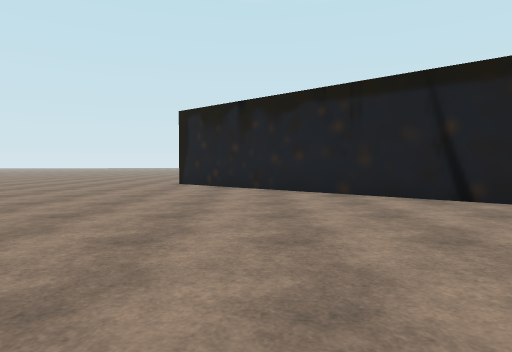
View 1 (above)

20 first-person views from a walk through a level from a Godot 3-D game. The camera is 1.2 m above the floor, tilts 2° down and sees 75° across. The floor is counted in squares, 2 m on a side. Each view is taken from the middle of a square. On the plan, view 1 faces up. The plan holds only what a view shows up to about 10 squares ahead; the rest is blank. The place goes on beyond the plan. Characters and animated objects are not drawn. Some surface patterns are stand-ins.

View 2
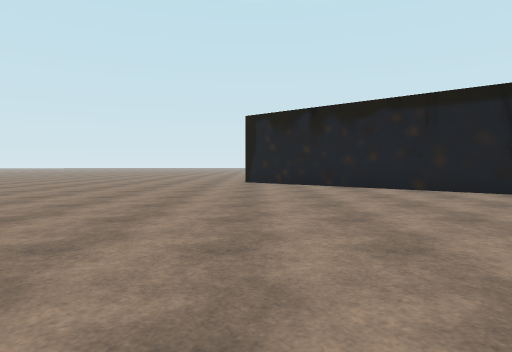

View 3
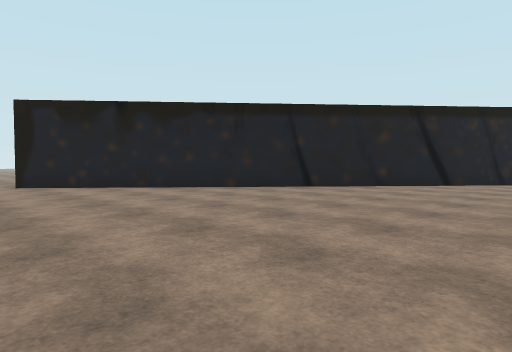

View 4
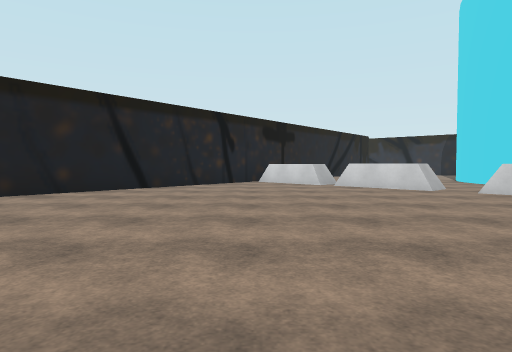

View 5
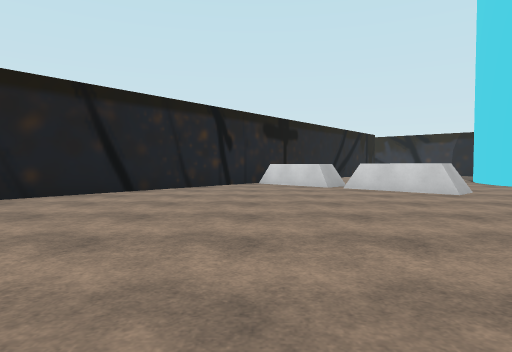

View 6
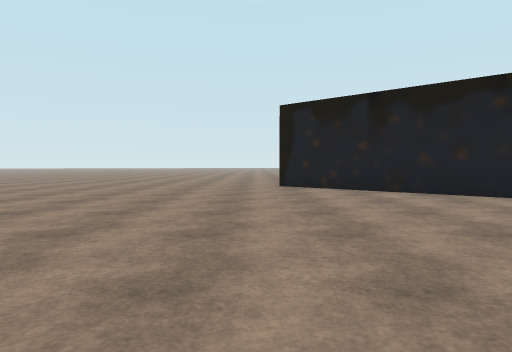

View 7
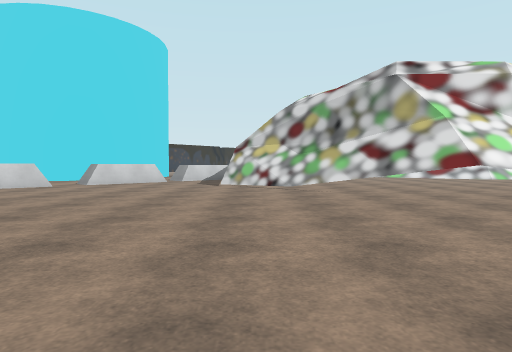

View 8
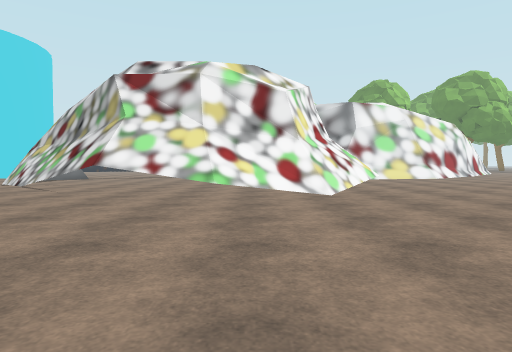

View 9
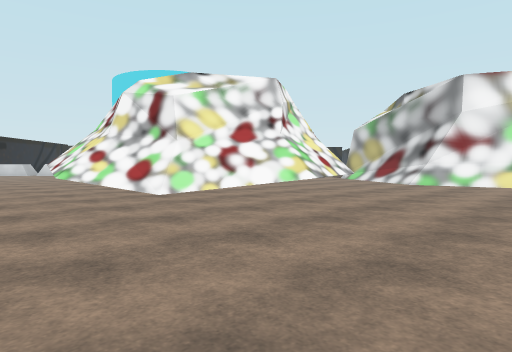

View 10
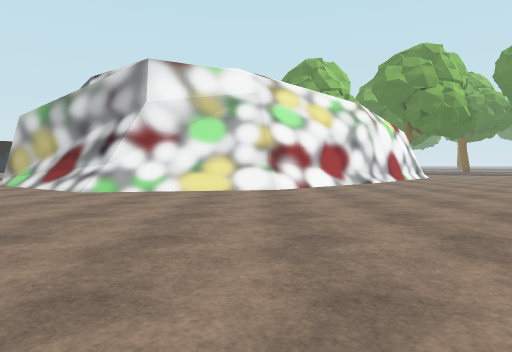

View 11
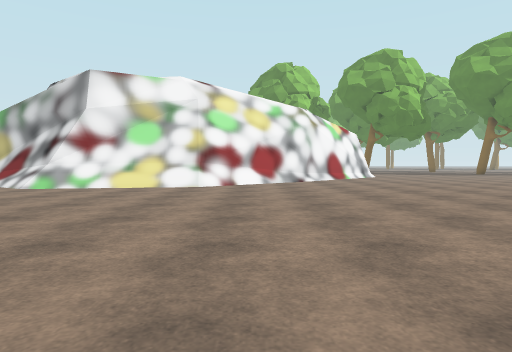

View 12
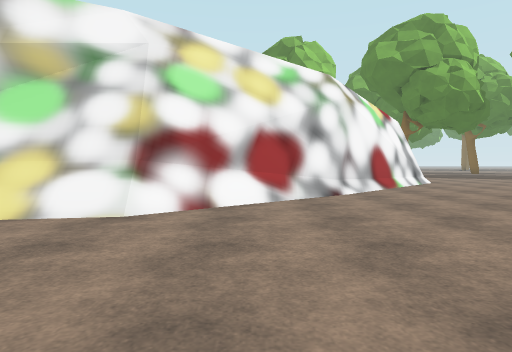

View 13
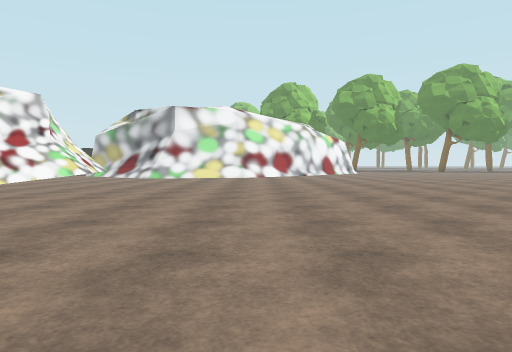

View 14
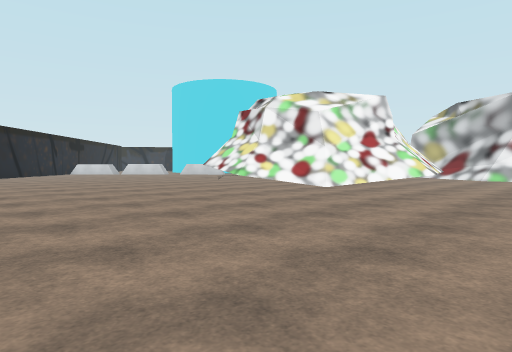

View 15
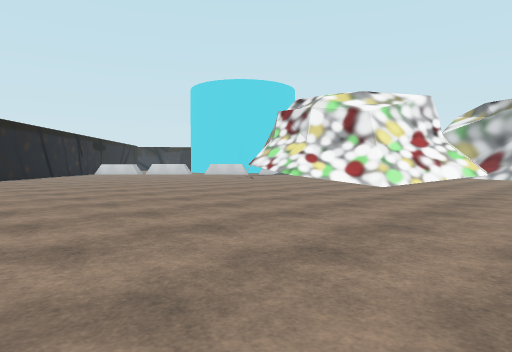

View 16
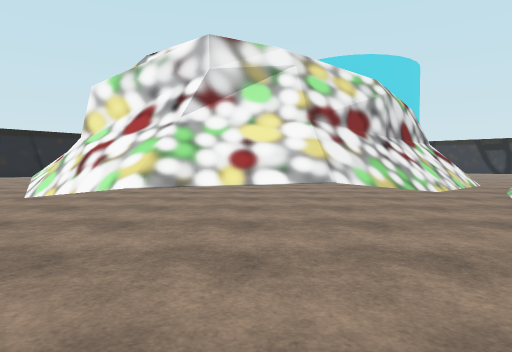

View 17
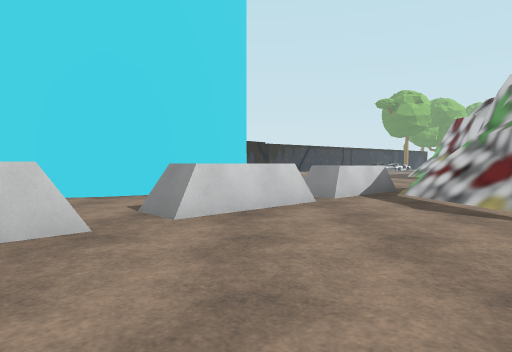

View 18
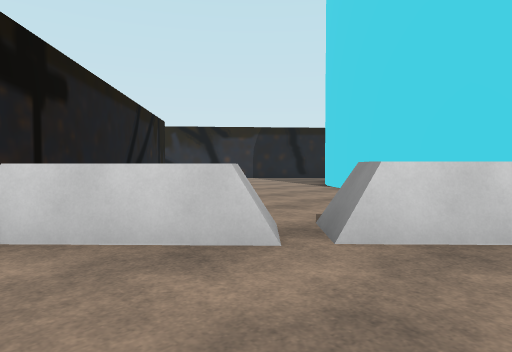

View 19
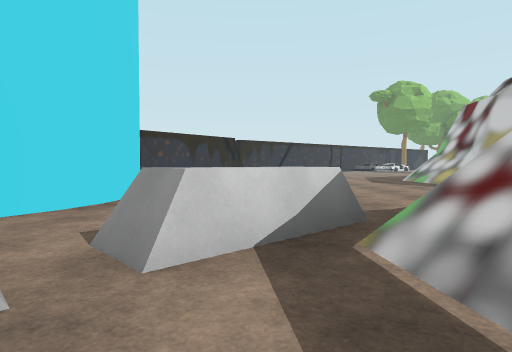

View 20
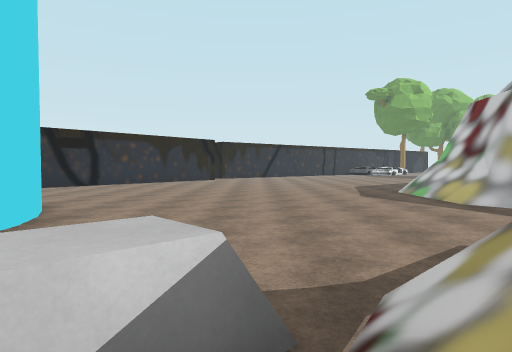

### Floor plan
Key: @ floor where view 1 was taken; # wall or solid block; . floor; / step, stairs or slope; = window, fence, low wall or low ledge; ^ raised ledge.
Columns run from 18 left of view 1 to 12 right of it. Each row starts with its distance up from view 1.
  8          .........###
  7        .............##
  6     . ...............##
  5    ...................##
  4   .....................##
  3  .......................###
  2  .........................##
  1 ...........................#
  0 ............///...@........#
 -1 ...........////#..........=^.##
 -2 ..........###^###/........^   #
 -3 .........^#     ##/.....=^..
 -4 .........^#      ##/....^ ...
 -5 ..........#       #/..=^......
 -6 ..........#       #/..^ .......
 -7 ..........##     ^#/.=  .###...
 -8 ........//.##    #==^=..## ###.
 -9 ....///##//.###   ==. .##    ##
-10 .../####=##//=/  ...  .#
-11 ..###     ###/. ..... .#
-12 .##           .........#
-13 ##            /........#
-14              #/.........
-15              #/..........
-16              #/...........
-17              #/...........

Positions as (right, up) in squares from view 1, and headings:
1: (0, 0), facing up
2: (-2, -1), facing up
3: (-4, 0), facing up-right
4: (-2, 0), facing right
5: (-1, 0), facing right
6: (-3, 1), facing up
7: (0, 5), facing down
8: (-6, 5), facing down
9: (-13, 2), facing down-right
10: (-13, -1), facing down
11: (-15, 0), facing down
12: (-15, -5), facing down
13: (-14, 6), facing down
14: (-12, 6), facing down-right
15: (-11, 7), facing down-right
16: (-13, -5), facing right
17: (4, -1), facing down
18: (6, 0), facing down-right
19: (2, -5), facing down
20: (1, -7), facing down
